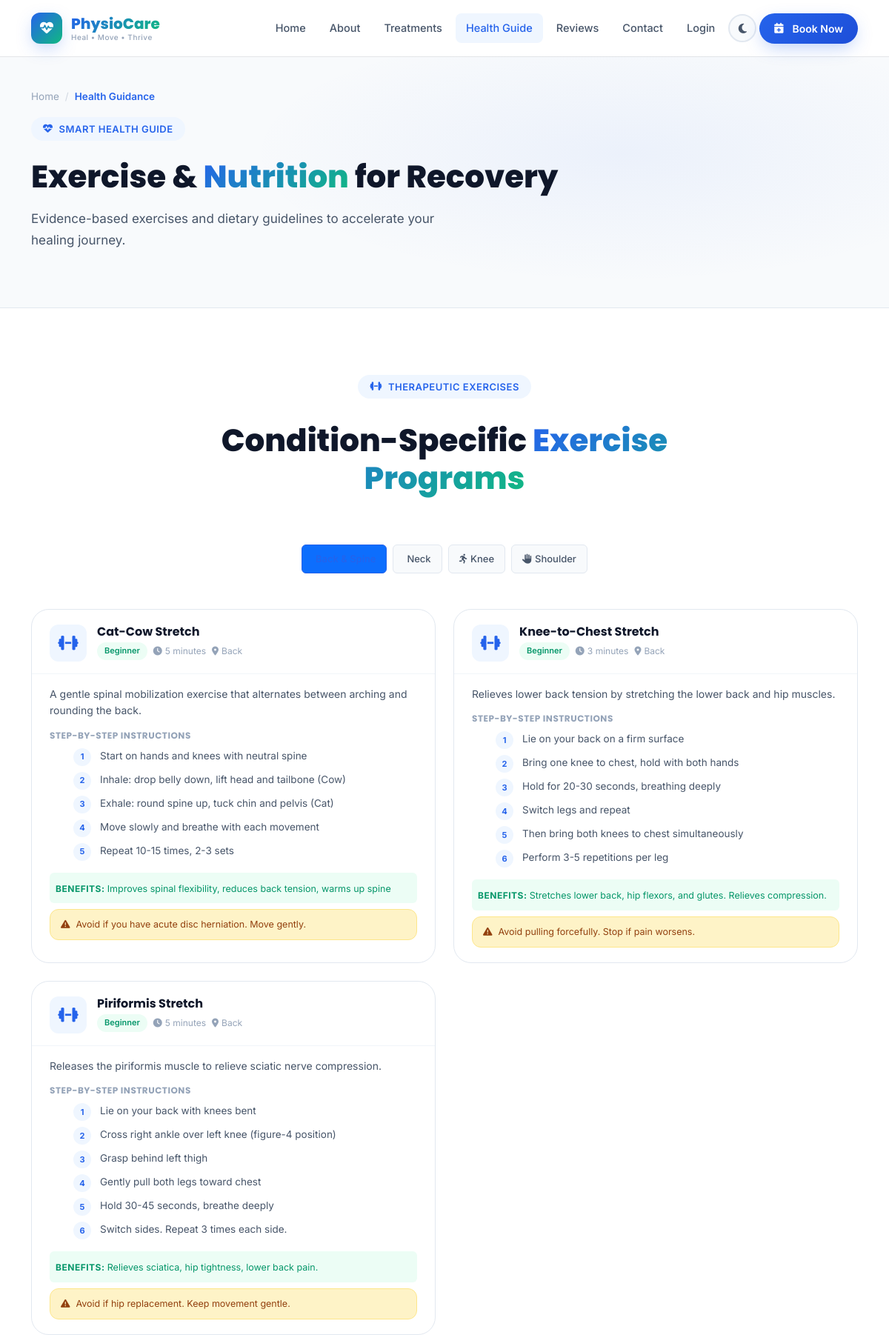
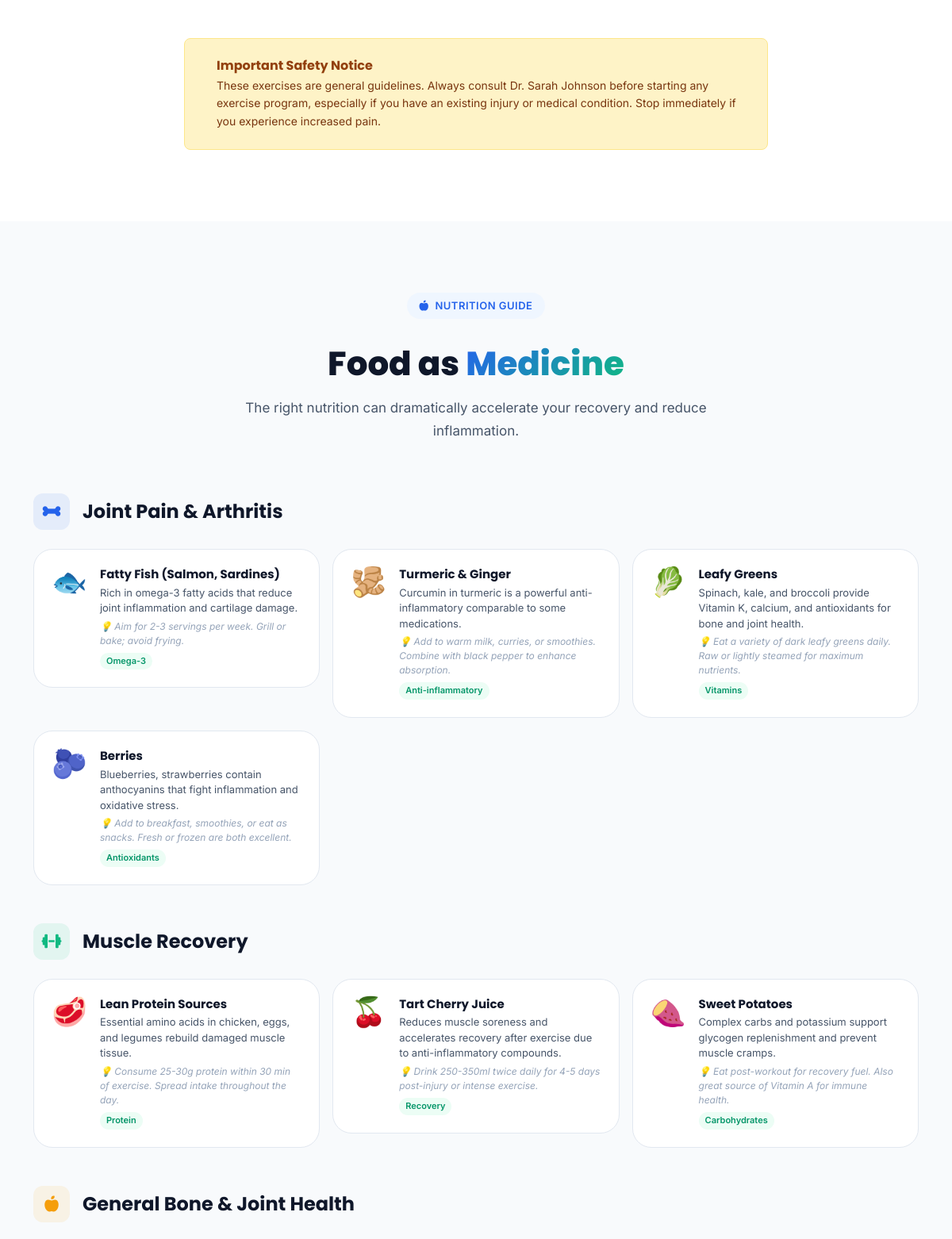
The app's page /health-guidance (upper part) with its own data (2 pictures, top to bottom).
### app/models.py (models this page shows, shortened)
class Exercise(db.Model):
    __tablename__ = 'exercises'
    id = db.Column(db.Integer, primary_key=True)
    title = db.Column(db.String(128), nullable=False)
    body_part = db.Column(db.String(64))
    difficulty = db.Column(db.String(32), default='beginner')
    duration = db.Column(db.String(32))
    description = db.Column(db.Text)
    instructions = db.Column(db.Text)  # JSON array
    benefits = db.Column(db.Text)
    precautions = db.Column(db.Text)
    image_url = db.Column(db.String(256))
    video_url = db.Column(db.String(256))
    treatment_id = db.Column(db.Integer, db.ForeignKey('treatments.id'), nullable=True)
    is_active = db.Column(db.Boolean, default=True)
    created_at = db.Column(db.DateTime, default=datetime.utcnow)
    def get_instructions(self):
        try:
            return json.loads(self.instructions) if self.instructions else []
        except:
            return []

class DietTip(db.Model):
    __tablename__ = 'diet_tips'
    id = db.Column(db.Integer, primary_key=True)
    condition = db.Column(db.String(64))
    food_item = db.Column(db.String(128))
    category = db.Column(db.String(64))  # vitamins, protein, anti-inflammatory, etc.
    benefit = db.Column(db.Text)
    tips = db.Column(db.Text)
    icon = db.Column(db.String(64))
    treatment_id = db.Column(db.Integer, db.ForeignKey('treatments.id'), nullable=True)
    is_active = db.Column(db.Boolean, default=True)

### app/routes/main.py (the view)
@main.route('/health-guidance')
def health_guidance():
    exercises_back = Exercise.query.filter_by(body_part='back', is_active=True).all()
    exercises_neck = Exercise.query.filter_by(body_part='neck', is_active=True).all()
    exercises_knee = Exercise.query.filter_by(body_part='knee', is_active=True).all()
    exercises_shoulder = Exercise.query.filter_by(body_part='shoulder', is_active=True).all()
    diet_joint = DietTip.query.filter_by(condition='joint_pain', is_active=True).all()
    diet_muscle = DietTip.query.filter_by(condition='muscle_recovery', is_active=True).all()
    diet_general = DietTip.query.filter_by(condition='general', is_active=True).all()
    return render_template('health_guidance.html',
                           exercises_back=exercises_back,
                           exercises_neck=exercises_neck,
                           exercises_knee=exercises_knee,
                           exercises_shoulder=exercises_shoulder,
                           diet_joint=diet_joint,
                           diet_muscle=diet_muscle,
                           diet_general=diet_general,
                           config=current_app.config)

### app/templates/health_guidance.html (shortened to what this page needs)
{% extends "base.html" %}
{% block content %}
<div class="page-header">
  <div class="container page-header-content">
    <div class="breadcrumb-custom">
      <a href="{{ url_for('main.index') }}">Home</a><span class="sep">/</span>
      <span class="current">Health Guidance</span>
    </div>
    <div class="section-tag"><i class="fas fa-heartbeat"></i> Smart Health Guide</div>
    <h1 class="section-title mt-2">Exercise & <span>Nutrition</span> for Recovery</h1>
    <p class="section-subtitle">Evidence-based exercises and dietary guidelines to accelerate your healing journey.</p>
  </div>
</div>
<section class="section-pad">
  <div class="container">
    <div class="row justify-content-center text-center mb-5">
      <div class="col-lg-7" data-aos="fade-up">
        <div class="section-tag mx-auto"><i class="fas fa-dumbbell"></i> Therapeutic Exercises</div>
        <h2 class="section-title mt-3">Condition-Specific <span>Exercise Programs</span></h2>
      </div>
    </div>
    <ul class="nav nav-pills justify-content-center gap-2 mb-5 flex-wrap" id="exerciseTabs">
      <li class="nav-item">
        <button class="nav-link active tag" data-bs-toggle="pill" data-bs-target="#back-exercises">
        </button>
      </li>
      <li class="nav-item">
        <button class="nav-link tag" data-bs-toggle="pill" data-bs-target="#neck-exercises">
          Neck
        </button>
      </li>
      <li class="nav-item">
        <button class="nav-link tag" data-bs-toggle="pill" data-bs-target="#knee-exercises">
          <i class="fas fa-running me-1"></i>Knee
        </button>
      </li>
      <li class="nav-item">
        <button class="nav-link tag" data-bs-toggle="pill" data-bs-target="#shoulder-exercises">
          <i class="fas fa-hand-paper me-1"></i>Shoulder
        </button>
      </li>
    </ul>
    <div class="tab-content">
      {% for tab_id, exercises, empty_msg in [
        ('back-exercises', exercises_back, 'Back exercises coming soon.'),
        ('neck-exercises', exercises_neck, 'Neck exercises coming soon.'),
        ('knee-exercises', exercises_knee, 'Knee exercises coming soon.'),
        ('shoulder-exercises', exercises_shoulder, 'Shoulder exercises coming soon.')
      ] %}
      <div class="tab-pane fade {% if loop.first %}show active{% endif %}" id="{{ tab_id }}">
        {% if exercises %}
        <div class="row g-4">
          {% for ex in exercises %}
          <div class="col-lg-6" data-aos="fade-up" data-aos-delay="{{ loop.index0 * 80 }}">
            <div class="exercise-card">
              <div class="exercise-header">
                <div class="exercise-icon-wrap">
                  <i class="fas fa-dumbbell"></i>
                </div>
                <div class="exercise-meta">
                  <h5>{{ ex.title }}</h5>
                  <div class="d-flex gap-2 align-items-center flex-wrap">
                    <span class="badge-difficulty badge-{{ ex.difficulty }}">{{ ex.difficulty.title() }}</span>
                    {% if ex.duration %}
                    <span style="font-size:12px;color:var(--text-muted);"><i class="fas fa-clock me-1"></i>{{ ex.duration }}</span>
                    {% endif %}
                    {% if ex.body_part %}
                    <span style="font-size:12px;color:var(--text-muted);text-transform:capitalize;">
                      <i class="fas fa-map-marker-alt me-1"></i>{{ ex.body_part }}
                    </span>
                    {% endif %}
                  </div>
                </div>
              </div>
              <div class="exercise-body">
                <p style="font-size:14px;color:var(--text-secondary);margin-bottom:14px;">{{ ex.description }}</p>
                {% if ex.get_instructions() %}
                <h6 style="font-size:12px;font-weight:700;color:var(--text-muted);text-transform:uppercase;letter-spacing:0.5px;margin-bottom:10px;">Step-by-Step Instructions</h6>
                <ol class="exercise-steps">
                  {% for step in ex.get_instructions() %}
                  <li><div class="step-num">{{ loop.index }}</div><span>{{ step }}</span></li>
                  {% endfor %}
                </ol>
                {% endif %}
                {% if ex.benefits %}
                <div class="mt-3 p-2 rounded" style="background:var(--secondary-light);">
                  <span style="font-size:12px;font-weight:700;color:var(--secondary-dark);text-transform:uppercase;letter-spacing:0.5px;">Benefits: </span>
                  <span style="font-size:12.5px;color:var(--secondary-dark);">{{ ex.benefits }}</span>
                </div>
                {% endif %}
                {% if ex.precautions %}
                <div class="precaution-box mt-2">
                  <i class="fas fa-exclamation-triangle flex-shrink-0 mt-1"></i>
                  <span>{{ ex.precautions }}</span>
                </div>
                {% endif %}
              </div>
            </div>
          </div>
          {% endfor %}
        </div>
        {% else %}
        <div class="text-center py-5">
          <i class="fas fa-dumbbell fa-3x mb-3" style="color:var(--text-muted);opacity:0.5;"></i>
          <p class="text-muted">{{ empty_msg }}</p>
        </div>
        {% endif %}
      </div>
      {% endfor %}
    </div>
    <div class="row justify-content-center mt-5">
      <div class="col-lg-8">
        <div class="p-4 rounded-3 d-flex gap-3 align-items-start" style="background:#fef3c7;border:1px solid #fde68a;">
          <div>
            <h6 style="color:#92400e;margin-bottom:4px;">Important Safety Notice</h6>
            <p style="color:#78350f;font-size:14px;margin:0;">
              These exercises are general guidelines. Always consult {{ config.DOCTOR_NAME }} before starting
              any exercise program, especially if you have an existing injury or medical condition.
              Stop immediately if you experience increased pain.
            </p>
          </div>
        </div>
      </div>
    </div>
  </div>
</section>
<section class="section-pad" style="background:var(--bg-secondary);">
  <div class="container">
    <div class="row justify-content-center text-center mb-5">
      <div class="col-lg-7" data-aos="fade-up">
        <div class="section-tag mx-auto"><i class="fas fa-apple-alt"></i> Nutrition Guide</div>
        <h2 class="section-title mt-3">Food as <span>Medicine</span></h2>
        <p class="section-subtitle mx-auto">The right nutrition can dramatically accelerate your recovery and reduce inflammation.</p>
      </div>
    </div>
    {% for category, tips, color, icon, label in [
      ('joint_pain', diet_joint, '#2563eb', 'fa-bone', 'Joint Pain & Arthritis'),
      ('muscle_recovery', diet_muscle, '#10b981', 'fa-dumbbell', 'Muscle Recovery'),
      ('general', diet_general, '#f59e0b', 'fa-apple-alt', 'General Bone & Joint Health')
    ] %}
    {% if tips %}
    <div class="mb-5" data-aos="fade-up">
      <div class="d-flex align-items-center gap-3 mb-4">
        <div style="width:46px;height:46px;background:{{ color }}18;border-radius:12px;
                     display:flex;align-items:center;justify-content:center;font-size:20px;color:{{ color }};">
          <i class="fas {{ icon }}"></i>
        </div>
        <h4 style="margin:0;">{{ label }}</h4>
      </div>
      <div class="row g-3">
        {% for tip in tips %}
        <div class="col-lg-4 col-md-6">
          <div class="diet-card">
            <span class="diet-emoji">{{ tip.icon or '🥗' }}</span>
            <div class="diet-content">
              <h5>{{ tip.food_item }}</h5>
              <p>{{ tip.benefit }}</p>
              {% if tip.tips %}
              <p style="font-size:12px;color:var(--text-muted);margin-top:4px;font-style:italic;">💡 {{ tip.tips }}</p>
              {% endif %}
              <span class="diet-badge">{{ tip.category }}</span>
            </div>
          </div>
        </div>
        {% endfor %}
      </div>
    </div>
    {% endif %}
    {% endfor %}
  </div>
</section>
{% endblock %}

### records on screen
Exercise: title "Cat-Cow Stretch", difficulty "Beginner", duration "5 minutes", body_part "Back", description "A gentle spinal mobilization exercise that alternates between arching and rounding the back.", get_instructions "Start on hands and knees with neutral spine" "Inhale: drop belly down, lift head and tailbone (Cow)" "Exhale: round spine up, tuck chin and pelvis (Cat)" "Move slowly and breathe with each movement" "Repeat 10-15 times, 2-3 sets", benefits "Improves spinal flexibility, reduces back tension, warms up spine", precautions "Avoid if you have acute disc herniation. Move gently."
Exercise: title "Knee-to-Chest Stretch", difficulty "Beginner", duration "3 minutes", body_part "Back", description "Relieves lower back tension by stretching the lower back and hip muscles.", get_instructions "Lie on your back on a firm surface" "Bring one knee to chest, hold with both hands" "Hold for 20-30 seconds, breathing deeply" "Switch legs and repeat" "Then bring both knees to chest simultaneously" "Perform 3-5 repetitions per leg", benefits "Stretches lower back, hip flexors, and glutes. Relieves compression.", precautions "Avoid pulling forcefully. Stop if pain worsens."
Exercise: title "Piriformis Stretch", difficulty "Beginner", duration "5 minutes", body_part "Back", description "Releases the piriformis muscle to relieve sciatic nerve compression.", get_instructions "Lie on your back with knees bent" "Cross right ankle over left knee (figure-4 position)" "Grasp behind left thigh" "Gently pull both legs toward chest" "Hold 30-45 seconds, breathe deeply" "Switch sides. Repeat 3 times each side.", benefits "Relieves sciatica, hip tightness, lower back pain.", precautions "Avoid if hip replacement. Keep movement gentle."
DietTip: icon "🐟", food_item "Fatty Fish (Salmon, Sardines)", benefit "Rich in omega-3 fatty acids that reduce joint inflammation and cartilage damage.", tips "Aim for 2-3 servings per week. Grill or bake; avoid frying.", category "Omega-3"
DietTip: icon "🫚", food_item "Turmeric & Ginger", benefit "Curcumin in turmeric is a powerful anti-inflammatory comparable to some medications.", tips "Add to warm milk, curries, or smoothies. Combine with black pepper to enhance absorption.", category "Anti-inflammatory"
DietTip: icon "🥬", food_item "Leafy Greens", benefit "Spinach, kale, and broccoli provide Vitamin K, calcium, and antioxidants for bone and joint health.", tips "Eat a variety of dark leafy greens daily. Raw or lightly steamed for maximum nutrients.", category "Vitamins"
DietTip: icon "🫐", food_item "Berries", benefit "Blueberries, strawberries contain anthocyanins that fight inflammation and oxidative stress.", tips "Add to breakfast, smoothies, or eat as snacks. Fresh or frozen are both excellent.", category "Antioxidants"
DietTip: icon "🥩", food_item "Lean Protein Sources", benefit "Essential amino acids in chicken, eggs, and legumes rebuild damaged muscle tissue.", tips "Consume 25-30g protein within 30 min of exercise. Spread intake throughout the day.", category "Protein"
DietTip: icon "🍒", food_item "Tart Cherry Juice", benefit "Reduces muscle soreness and accelerates recovery after exercise due to anti-inflammatory compounds.", tips "Drink 250-350ml twice daily for 4-5 days post-injury or intense exercise.", category "Recovery"
DietTip: icon "🍠", food_item "Sweet Potatoes", benefit "Complex carbs and potassium support glycogen replenishment and prevent muscle cramps.", tips "Eat post-workout for recovery fuel. Also great source of Vitamin A for immune health.", category "Carbohydrates"

### other values on screen
{{ config.DOCTOR_NAME }} "Dr. Sarah Johnson"
{{ label }} "Joint Pain & Arthritis" "Muscle Recovery" "General Bone & Joint Health"
